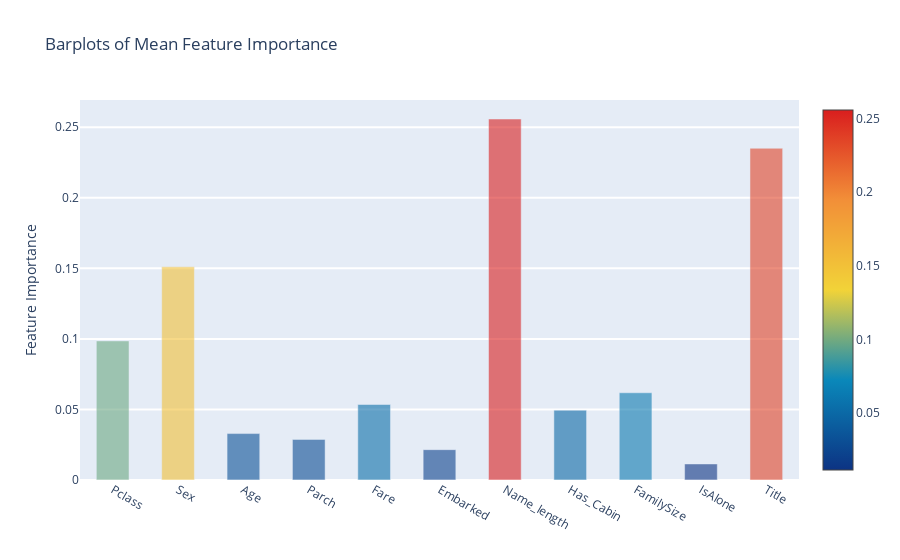

Notebook code cell kept with this figure:
### Markdown cell above
### Plotly Barplot of Average Feature Importances
Having obtained the mean feature importance across all our classifiers, we can plot them into a Plotly bar plot as follows:

### Code cell
y = feature_dataframe['mean'].values
x = feature_dataframe['features'].values
data = [go.Bar(
x=x,
y=y,
width=0.5,
marker=dict(
color=feature_dataframe['mean'].values,
colorscale='Portland',
showscale=True,
reversescale=False),
opacity=0.6)]

layout=go.Layout(
autosize = True,
title = 'Barplots of Mean Feature Importance',
hovermode = 'closest',
# xaxis=dict(
# title='Pop',
# ticklen=5,
# zeroline=False,
# gridwidth=2),
    yaxis=dict(
    title='Feature Importance',
    ticklen=5,
    gridwidth=2),
showlegend=False
)
fig = go.Figure(data=data, layout=layout)
py.iplot(fig, filename='bar-direct-labels')

### Figure 1 — Plotly figure (JSON) as saved in the notebook; plotly's stock layout.template omitted (floating-point values rounded to 4 significant figures)
{"data": [{"marker": {"color": [0.09858, 0.1511, 0.0329, 0.02876, 0.0535, 0.0215, 0.2558, 0.04949, 0.06183, 0.01137, 0.2351], "colorscale": [[0, "rgb(12,51,131)"], [0.25, "rgb(10,136,186)"], [0.5, "rgb(242,211,56)"], [0.75, "rgb(242,143,56)"], [1, "rgb(217,30,30)"]], "reversescale": false, "showscale": true}, "opacity": 0.6, "type": "bar", "width": 0.5, "x": ["Pclass", "Sex", "Age", "Parch", "Fare", "Embarked", "Name_length", "Has_Cabin", "FamilySize", "IsAlone", "Title"], "y": [0.09858, 0.1511, 0.0329, 0.02876, 0.0535, 0.0215, 0.2558, 0.04949, 0.06183, 0.01137, 0.2351]}], "layout": {"autosize": true, "hovermode": "closest", "showlegend": false, "title": {"text": "Barplots of Mean Feature Importance"}, "yaxis": {"gridwidth": 2, "ticklen": 5, "title": {"text": "Feature Importance"}}}}
